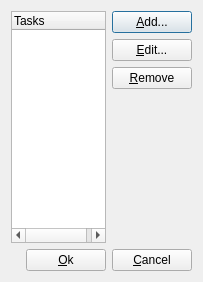
<?xml version="1.0" encoding="UTF-8"?>
<ui version="4.0">
 <class>TasksDialog</class>
 <widget class="QDialog" name="TasksDialog">
  <property name="geometry">
   <rect>
    <x>0</x>
    <y>0</y>
    <width>203</width>
    <height>282</height>
   </rect>
  </property>
  <property name="windowTitle">
   <string>Add/Change Tasks</string>
  </property>
  <layout class="QGridLayout">
   <item row="0" column="3">
    <widget class="QPushButton" name="addButton_">
     <property name="text">
      <string>&amp;Add...</string>
     </property>
     <property name="shortcut">
      <string>Alt+A</string>
     </property>
    </widget>
   </item>
   <item row="1" column="3">
    <widget class="QPushButton" name="editButton_">
     <property name="text">
      <string>&amp;Edit...</string>
     </property>
     <property name="shortcut">
      <string>Alt+E</string>
     </property>
    </widget>
   </item>
   <item row="2" column="3">
    <widget class="QPushButton" name="removeButton_">
     <property name="text">
      <string>&amp;Remove</string>
     </property>
     <property name="shortcut">
      <string>Alt+R</string>
     </property>
    </widget>
   </item>
   <item row="4" column="1">
    <spacer name="Horizontal Spacing2">
     <property name="orientation">
      <enum>Qt::Horizontal</enum>
     </property>
     <property name="sizeType">
      <enum>QSizePolicy::Expanding</enum>
     </property>
     <property name="sizeHint" stdset="0">
      <size>
       <width>16</width>
       <height>20</height>
      </size>
     </property>
    </spacer>
   </item>
   <item row="4" column="2">
    <widget class="QPushButton" name="okButton_">
     <property name="text">
      <string>&amp;Ok</string>
     </property>
     <property name="shortcut">
      <string>Alt+O</string>
     </property>
     <property name="autoDefault">
      <bool>false</bool>
     </property>
    </widget>
   </item>
   <item row="4" column="3">
    <widget class="QPushButton" name="cancelButton_">
     <property name="text">
      <string>&amp;Cancel</string>
     </property>
     <property name="shortcut">
      <string>Alt+C</string>
     </property>
     <property name="autoDefault">
      <bool>false</bool>
     </property>
    </widget>
   </item>
   <item row="3" column="3">
    <spacer name="spacer2">
     <property name="orientation">
      <enum>Qt::Vertical</enum>
     </property>
     <property name="sizeType">
      <enum>QSizePolicy::Expanding</enum>
     </property>
     <property name="sizeHint" stdset="0">
      <size>
       <width>20</width>
       <height>41</height>
      </size>
     </property>
    </spacer>
   </item>
   <item row="0" column="0" rowspan="4" colspan="3">
    <widget class="QTreeWidget" name="tasksListView_">
     <property name="styleSheet">
      <string notr="true">QTreeWidget::item {border:1px solid rgb(182,177,175);} QTreeWidget::branch{image:none;} QTreeWidget::item:selected{background-color:rgb(172,172,185)}</string>
     </property>
     <property name="selectionMode">
      <enum>QAbstractItemView::NoSelection</enum>
     </property>
     <property name="rootIsDecorated">
      <bool>false</bool>
     </property>
     <column>
      <property name="text">
       <string>Tasks</string>
      </property>
     </column>
    </widget>
   </item>
  </layout>
 </widget>
 <layoutdefault spacing="6" margin="11"/>
 <pixmapfunction>qPixmapFromMimeSource</pixmapfunction>
 <tabstops>
  <tabstop>tasksListView_</tabstop>
  <tabstop>okButton_</tabstop>
  <tabstop>cancelButton_</tabstop>
 </tabstops>
 <resources/>
 <connections>
  <connection>
   <sender>cancelButton_</sender>
   <signal>clicked()</signal>
   <receiver>TasksDialog</receiver>
   <slot>reject()</slot>
   <hints>
    <hint type="sourcelabel">
     <x>20</x>
     <y>20</y>
    </hint>
    <hint type="destinationlabel">
     <x>20</x>
     <y>20</y>
    </hint>
   </hints>
  </connection>
  <connection>
   <sender>okButton_</sender>
   <signal>clicked()</signal>
   <receiver>TasksDialog</receiver>
   <slot>accept()</slot>
   <hints>
    <hint type="sourcelabel">
     <x>20</x>
     <y>20</y>
    </hint>
    <hint type="destinationlabel">
     <x>20</x>
     <y>20</y>
    </hint>
   </hints>
  </connection>
  <connection>
   <sender>addButton_</sender>
   <signal>clicked()</signal>
   <receiver>TasksDialog</receiver>
   <slot>add()</slot>
   <hints>
    <hint type="sourcelabel">
     <x>20</x>
     <y>20</y>
    </hint>
    <hint type="destinationlabel">
     <x>20</x>
     <y>20</y>
    </hint>
   </hints>
  </connection>
  <connection>
   <sender>editButton_</sender>
   <signal>clicked()</signal>
   <receiver>TasksDialog</receiver>
   <slot>edit()</slot>
   <hints>
    <hint type="sourcelabel">
     <x>20</x>
     <y>20</y>
    </hint>
    <hint type="destinationlabel">
     <x>20</x>
     <y>20</y>
    </hint>
   </hints>
  </connection>
  <connection>
   <sender>removeButton_</sender>
   <signal>clicked()</signal>
   <receiver>TasksDialog</receiver>
   <slot>remove()</slot>
   <hints>
    <hint type="sourcelabel">
     <x>20</x>
     <y>20</y>
    </hint>
    <hint type="destinationlabel">
     <x>20</x>
     <y>20</y>
    </hint>
   </hints>
  </connection>
 </connections>
</ui>
